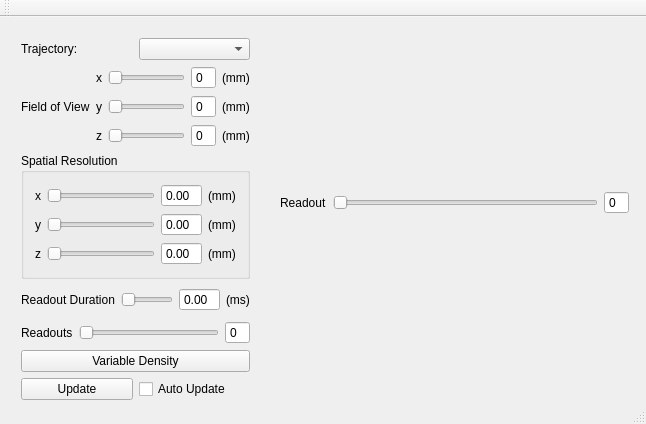
<?xml version="1.0" encoding="UTF-8"?>
<ui version="4.0">
 <class>MainWindow</class>
 <widget class="QMainWindow" name="MainWindow">
  <property name="geometry">
   <rect>
    <x>0</x>
    <y>0</y>
    <width>646</width>
    <height>424</height>
   </rect>
  </property>
  <property name="windowTitle">
   <string>MainWindow</string>
  </property>
  <widget class="QWidget" name="centralWidget">
   <widget class="QWidget" name="verticalLayoutWidget">
    <property name="geometry">
     <rect>
      <x>10</x>
      <y>10</y>
      <width>251</width>
      <height>384</height>
     </rect>
    </property>
    <layout class="QVBoxLayout" name="verticalLayout">
     <item>
      <layout class="QHBoxLayout" name="horizontalLayout">
       <item>
        <widget class="QLabel" name="label">
         <property name="text">
          <string>Trajectory: </string>
         </property>
        </widget>
       </item>
       <item>
        <widget class="QComboBox" name="trajectoryComboBox"/>
       </item>
      </layout>
     </item>
     <item>
      <layout class="QHBoxLayout" name="horizontalLayout_5">
       <item>
        <widget class="QLabel" name="label_2">
         <property name="text">
          <string>Field of View</string>
         </property>
        </widget>
       </item>
       <item>
        <layout class="QVBoxLayout" name="verticalLayout_2">
         <item>
          <layout class="QHBoxLayout" name="horizontalLayout_2">
           <item>
            <widget class="QLabel" name="label_3">
             <property name="text">
              <string>x</string>
             </property>
            </widget>
           </item>
           <item>
            <widget class="QSlider" name="fieldOfViewXSlider">
             <property name="orientation">
              <enum>Qt::Horizontal</enum>
             </property>
            </widget>
           </item>
           <item>
            <widget class="QSpinBox" name="fieldOfViewXSpinBox">
             <property name="buttonSymbols">
              <enum>QAbstractSpinBox::NoButtons</enum>
             </property>
            </widget>
           </item>
           <item>
            <widget class="QLabel" name="label_4">
             <property name="text">
              <string>(mm)</string>
             </property>
            </widget>
           </item>
          </layout>
         </item>
         <item>
          <layout class="QHBoxLayout" name="fieldOfViewYLayout">
           <item>
            <widget class="QLabel" name="label_5">
             <property name="text">
              <string>y</string>
             </property>
            </widget>
           </item>
           <item>
            <widget class="QSlider" name="fieldOfViewYSlider">
             <property name="orientation">
              <enum>Qt::Horizontal</enum>
             </property>
            </widget>
           </item>
           <item>
            <widget class="QSpinBox" name="fieldOfViewYSpinBox">
             <property name="buttonSymbols">
              <enum>QAbstractSpinBox::NoButtons</enum>
             </property>
            </widget>
           </item>
           <item>
            <widget class="QLabel" name="label_6">
             <property name="text">
              <string>(mm)</string>
             </property>
            </widget>
           </item>
          </layout>
         </item>
         <item>
          <layout class="QHBoxLayout" name="horizontalLayout_4">
           <item>
            <widget class="QLabel" name="label_7">
             <property name="text">
              <string>z</string>
             </property>
            </widget>
           </item>
           <item>
            <widget class="QSlider" name="fieldOfViewZSlider">
             <property name="orientation">
              <enum>Qt::Horizontal</enum>
             </property>
            </widget>
           </item>
           <item>
            <widget class="QSpinBox" name="fieldOfViewZSpinBox">
             <property name="buttonSymbols">
              <enum>QAbstractSpinBox::NoButtons</enum>
             </property>
            </widget>
           </item>
           <item>
            <widget class="QLabel" name="label_8">
             <property name="text">
              <string>(mm)</string>
             </property>
            </widget>
           </item>
          </layout>
         </item>
        </layout>
       </item>
      </layout>
     </item>
     <item>
      <widget class="QGroupBox" name="groupBox">
       <property name="title">
        <string>Spatial Resolution</string>
       </property>
       <layout class="QVBoxLayout" name="verticalLayout_3">
        <item>
         <layout class="QHBoxLayout" name="horizontalLayout_3">
          <item>
           <widget class="QLabel" name="label_10">
            <property name="text">
             <string>x</string>
            </property>
           </widget>
          </item>
          <item>
           <widget class="QSlider" name="spatialResolutionXSlider">
            <property name="orientation">
             <enum>Qt::Horizontal</enum>
            </property>
           </widget>
          </item>
          <item>
           <widget class="QDoubleSpinBox" name="spatialResolutionXDoubleSpinBox">
            <property name="buttonSymbols">
             <enum>QAbstractSpinBox::NoButtons</enum>
            </property>
           </widget>
          </item>
          <item>
           <widget class="QLabel" name="label_11">
            <property name="text">
             <string>(mm)</string>
            </property>
           </widget>
          </item>
         </layout>
        </item>
        <item>
         <layout class="QHBoxLayout" name="spatialResolutionYLayout">
          <item>
           <widget class="QLabel" name="label_12">
            <property name="text">
             <string>y</string>
            </property>
           </widget>
          </item>
          <item>
           <widget class="QSlider" name="spatialResolutionYSlider">
            <property name="orientation">
             <enum>Qt::Horizontal</enum>
            </property>
           </widget>
          </item>
          <item>
           <widget class="QDoubleSpinBox" name="spatialResolutionYDoubleSpinBox">
            <property name="buttonSymbols">
             <enum>QAbstractSpinBox::NoButtons</enum>
            </property>
           </widget>
          </item>
          <item>
           <widget class="QLabel" name="label_13">
            <property name="text">
             <string>(mm)</string>
            </property>
           </widget>
          </item>
         </layout>
        </item>
        <item>
         <layout class="QHBoxLayout" name="horizontalLayout_7">
          <item>
           <widget class="QLabel" name="label_14">
            <property name="text">
             <string>z</string>
            </property>
           </widget>
          </item>
          <item>
           <widget class="QSlider" name="spatialResolutionZSlider">
            <property name="orientation">
             <enum>Qt::Horizontal</enum>
            </property>
           </widget>
          </item>
          <item>
           <widget class="QDoubleSpinBox" name="spatialResolutionZDoubleSpinBox">
            <property name="buttonSymbols">
             <enum>QAbstractSpinBox::NoButtons</enum>
            </property>
           </widget>
          </item>
          <item>
           <widget class="QLabel" name="label_15">
            <property name="text">
             <string>(mm)</string>
            </property>
           </widget>
          </item>
         </layout>
        </item>
       </layout>
      </widget>
     </item>
     <item>
      <layout class="QHBoxLayout" name="horizontalLayout_9">
       <item>
        <widget class="QLabel" name="label_16">
         <property name="text">
          <string>Readout Duration</string>
         </property>
        </widget>
       </item>
       <item>
        <widget class="QSlider" name="readoutDurationSlider">
         <property name="orientation">
          <enum>Qt::Horizontal</enum>
         </property>
        </widget>
       </item>
       <item>
        <widget class="QDoubleSpinBox" name="readoutDurationDoubleSpinBox">
         <property name="buttonSymbols">
          <enum>QAbstractSpinBox::NoButtons</enum>
         </property>
        </widget>
       </item>
       <item>
        <widget class="QLabel" name="label_17">
         <property name="text">
          <string>(ms)</string>
         </property>
        </widget>
       </item>
      </layout>
     </item>
     <item>
      <layout class="QHBoxLayout" name="horizontalLayout_6">
       <item>
        <widget class="QLabel" name="label_9">
         <property name="text">
          <string>Readouts</string>
         </property>
        </widget>
       </item>
       <item>
        <widget class="QSlider" name="readoutsSlider">
         <property name="orientation">
          <enum>Qt::Horizontal</enum>
         </property>
        </widget>
       </item>
       <item>
        <widget class="QSpinBox" name="readoutsSpinBox">
         <property name="buttonSymbols">
          <enum>QAbstractSpinBox::NoButtons</enum>
         </property>
        </widget>
       </item>
      </layout>
     </item>
     <item>
      <widget class="QPushButton" name="variableDensityPushButton">
       <property name="text">
        <string>Variable Density</string>
       </property>
       <property name="checkable">
        <bool>true</bool>
       </property>
      </widget>
     </item>
     <item>
      <layout class="QHBoxLayout" name="horizontalLayout_8">
       <item>
        <widget class="QPushButton" name="updatePushButton">
         <property name="text">
          <string>Update</string>
         </property>
        </widget>
       </item>
       <item>
        <widget class="QCheckBox" name="autoUpdateCheckBox">
         <property name="text">
          <string>Auto Update</string>
         </property>
        </widget>
       </item>
      </layout>
     </item>
    </layout>
   </widget>
   <widget class="QWidget" name="verticalLayoutWidget_2">
    <property name="geometry">
     <rect>
      <x>269</x>
      <y>10</y>
      <width>371</width>
      <height>351</height>
     </rect>
    </property>
    <layout class="QVBoxLayout" name="verticalLayout_4">
     <item>
      <layout class="QGridLayout" name="gridLayout"/>
     </item>
     <item>
      <layout class="QHBoxLayout" name="horizontalLayout_10">
       <item>
        <widget class="QLabel" name="label_18">
         <property name="text">
          <string>Readout</string>
         </property>
        </widget>
       </item>
       <item>
        <widget class="QSlider" name="readoutSlider">
         <property name="orientation">
          <enum>Qt::Horizontal</enum>
         </property>
        </widget>
       </item>
       <item>
        <widget class="QSpinBox" name="readoutSpinBox">
         <property name="buttonSymbols">
          <enum>QAbstractSpinBox::NoButtons</enum>
         </property>
        </widget>
       </item>
      </layout>
     </item>
    </layout>
   </widget>
  </widget>
  <widget class="QMenuBar" name="menuBar">
   <property name="geometry">
    <rect>
     <x>0</x>
     <y>0</y>
     <width>646</width>
     <height>21</height>
    </rect>
   </property>
  </widget>
  <widget class="QToolBar" name="mainToolBar">
   <attribute name="toolBarArea">
    <enum>TopToolBarArea</enum>
   </attribute>
   <attribute name="toolBarBreak">
    <bool>false</bool>
   </attribute>
  </widget>
  <widget class="QStatusBar" name="statusBar"/>
 </widget>
 <layoutdefault spacing="6" margin="11"/>
 <resources/>
 <connections/>
</ui>
